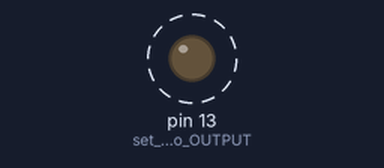
This sketch was run on a simulated Arduino Uno, built with avr-gcc and run on an emulated ATmega328P. Shown: output pins drawn as LEDs (lit = HIGH). Dashed ring = blinking.

Above: at 0.5 s.
Timing chart, 0 to 4.6 s (numbered marks = the images above):
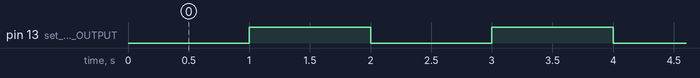

Measured:
- by itself, pin 13 (set_LED_pin_to_OUTPUT): alternates HIGH for 1.0 s and LOW for 1.0 s

The sketch:

SimpleTimer.ino
```cpp
/*
 * timer_blink
 *
 * Blinks the built-in LED every second using the arduino-timer library.
 *
 */

#include "arduino-timer.h"

auto timer = timer_create_default(); // create a timer with default settings

bool toggle_led(void *) {
  digitalWrite(LED_BUILTIN, !digitalRead(LED_BUILTIN)); // toggle the LED
  return true; // repeat? true
}

void setup() {
  pinMode(LED_BUILTIN, OUTPUT); // set LED pin to OUTPUT

  // call the toggle_led function every 1000 millis (1 second)
  timer.every(1000, toggle_led);
}

void loop() {
  timer.tick(); // tick the timer
}
```

arduino-timer.h
```cpp
// (licence header left out)
#ifndef _CM_ARDUINO_TIMER_H__
#define _CM_ARDUINO_TIMER_H__

#if defined(ARDUINO) && ARDUINO >= 100
#include <Arduino.h>
#else
#include <WProgram.h>
#endif

#include <limits.h>

#ifndef TIMER_MAX_TASKS
    #define TIMER_MAX_TASKS 0x10
#endif

#define _timer_foreach_task(T, task) \
    for (T task = tasks; task < tasks + max_tasks; ++task)

#define timer_foreach_task(T) \
    _timer_foreach_task(struct task *, T)

#define timer_foreach_const_task(T) \
    _timer_foreach_task(const struct task *, T)

template <
    size_t max_tasks = TIMER_MAX_TASKS, /* max allocated tasks */
    unsigned long (*time_func)() = millis, /* time function for timer */
    typename T = void * /* handler argument type */
>
class Timer {
  public:

    typedef uintptr_t Task; /* public task handle */
    typedef bool (*handler_t)(T opaque); /* task handler func signature */

    /* Calls handler with opaque as argument in delay units of time */
    Task
    in(unsigned long delay, handler_t h, T opaque = T())
    {
        return task_id(add_task(time_func(), delay, h, opaque));
    }

    /* Calls handler with opaque as argument at time */
    Task
    at(unsigned long time, handler_t h, T opaque = T())
    {
        const unsigned long now = time_func();
        return task_id(add_task(now, time - now, h, opaque));
    }

    /* Calls handler with opaque as argument every interval units of time */
    Task
    every(unsigned long interval, handler_t h, T opaque = T())
    {
        return task_id(add_task(time_func(), interval, h, opaque, interval));
    }

    /* Cancel the timer task */
    void
    cancel(Task &task)
    {
        if (!task) return;

        timer_foreach_task(t) {
            if (t->handler && task_id(t) == task) {
                remove(t);
                break;
            }
        }

        task = static_cast<Task>(NULL);
    }

    /* Cancel all timer tasks */
    void
    cancel()
    {
        timer_foreach_task(t) {
            remove(t);
        }
    }

    /* Ticks the timer forward - call this function in loop() */
    unsigned long
    tick()
    {
        tick<void>();
        return ticks();
    }

    template <typename R> void
    tick()
    {
        timer_foreach_task(task) {
            if (task->handler) {
                const unsigned long t = time_func();
                const unsigned long duration = t - task->start;

                if (duration >= task->expires) {
                    task->repeat = task->handler(task->opaque) && task->repeat;

                    if (task->repeat) task->start = t;
                    else remove(task);
                }
            }
        }
    }

    /* Ticks until the next event */
    unsigned long
    ticks() const
    {
        unsigned long ticks = ULONG_MAX, elapsed;
        const unsigned long start = time_func();

        timer_foreach_const_task(task) {
            if (task->handler) {
                const unsigned long t = time_func();
                const unsigned long duration = t - task->start;

                if (duration >= task->expires) {
                    ticks = 0;
                    break;
                } else {
                    const unsigned long remaining = task->expires - duration;
                    ticks = remaining < ticks ? remaining : ticks;
                }
            }
        }

        elapsed = time_func() - start;

        if (elapsed >= ticks || ticks == ULONG_MAX) ticks = 0;
        else ticks -= elapsed;

        return ticks;
    }

    /* Number of active tasks in the timer */
    size_t
    size() const
    {
        size_t s = 0;

        timer_foreach_const_task(task) {
            if (task->handler) ++s;
        }

        return s;
    }

    /* True if there are no active tasks */
    bool
    empty() const
    {
        timer_foreach_const_task(task) {
            if (task->handler) return false;
        }

        return true;
    }

    Timer() : ctr(0), tasks{} {}

  private:

    size_t ctr;

    struct task {
        handler_t handler; /* task handler callback func */
        T opaque; /* argument given to the callback handler */
        unsigned long start,
                      expires; /* when the task expires */
        size_t repeat, /* repeat task */
               id;
    } tasks[max_tasks];

    inline
    void
    remove(struct task *task)
    {
        task->handler = NULL;
        task->opaque = T();
        task->start = 0;
        task->expires = 0;
        task->repeat = 0;
        task->id = 0;
    }

    inline
    Task
    task_id(const struct task * const t)
    {
        const Task id = reinterpret_cast<Task>(t);

        return id ? id ^ t->id : id;
    }

    inline
    struct task *
    next_task_slot()
    {
        timer_foreach_task(slot) {
            if (slot->handler == NULL) return slot;
        }

        return NULL;
    }

    inline
    struct task *
    add_task(unsigned long start, unsigned long expires,
             handler_t h, T opaque, bool repeat = 0)
    {
        struct task * const slot = next_task_slot();

        if (!slot) return NULL;

        if (++ctr == 0) ++ctr; // overflow

        slot->id = ctr;
        slot->handler = h;
        slot->opaque = opaque;
        slot->start = start;
        slot->expires = expires;
        slot->repeat = repeat;

        return slot;
    }
};

/* create a timer with the default settings */
inline Timer<>
timer_create_default()
{
    return Timer<>();
}

#undef _timer_foreach_task
#undef timer_foreach_task
#undef timer_foreach_const_task

#endif
```
